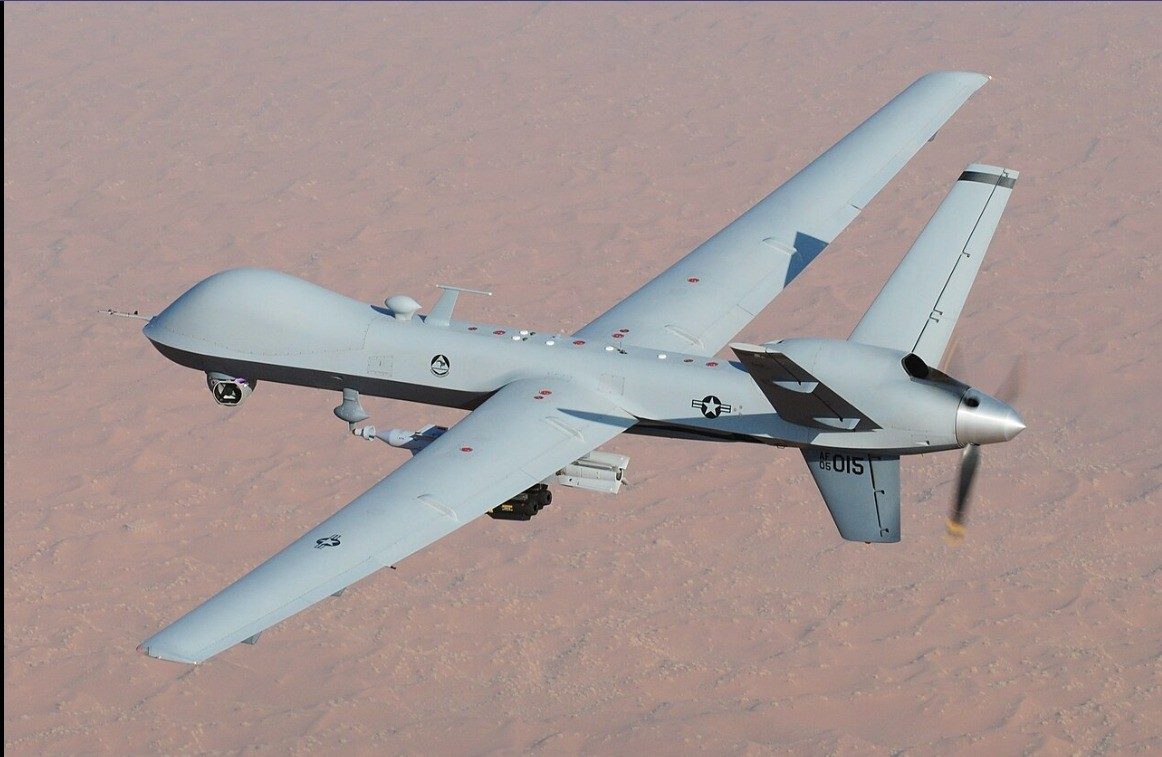
#> input picture DataScience_Cg/day_12/drone_photo.jpg.jpeg, 1162 x 757 px
$ python drone_recognistaion_1_jpg_openCV.py
#> lines starting #> are read from the running program, lines starting #| are printed output that depends on the picture
# 🎬 Scenario: You received a JPG from a drone camera. Before processing, understand its
# dimensions, color space, and pixel type.

# Verify installation
import cv2
print(cv2.__version__)

import numpy as np

# ── READING ───────────────────────────────────────────────────
img = cv2.imread('drone_photo.jpg.jpeg')
#> img is the input picture: shape (757, 1162, 3); mean B, G, R 148, 150.3, 165.2
   # reads as BGR (NOT RGB — OpenCV's historical quirk)

print(img.shape)   # (height, width, channels)
#| (757, 1162, 3)
print(img.dtype)   # uint8
#| uint8

# ── COLOR CONVERSION ──────────────────────────────────────────
gray = cv2.cvtColor(img, cv2.COLOR_BGR2GRAY)
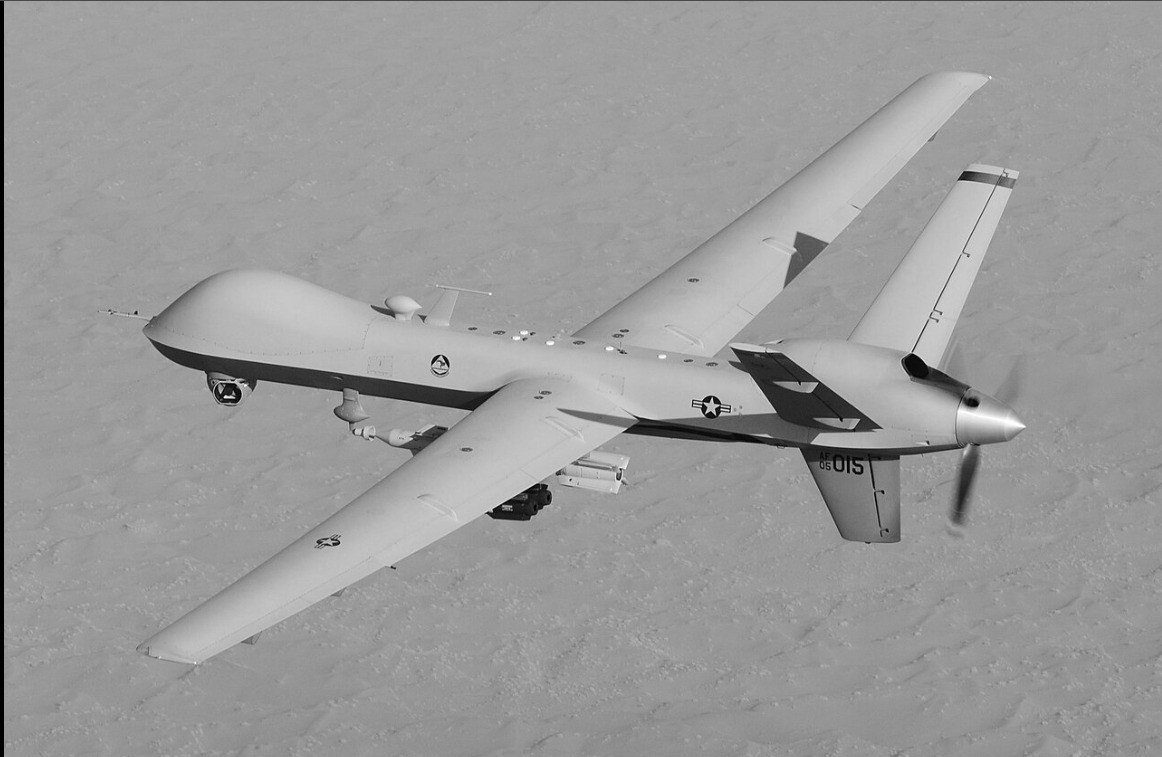
#> gray: shape (757, 1162); min 0, max 255, mean 154.5
hsv = cv2.cvtColor(img, cv2.COLOR_BGR2HSV)
#> hsv: shape (757, 1162, 3); mean H, S, V 30.2, 39.3, 169.2
rgb = cv2.cvtColor(img, cv2.COLOR_BGR2RGB)

# ── RESIZING ──────────────────────────────────────────────────
resized = cv2.resize(img, (224, 224), interpolation=cv2.INTER_LINEAR)
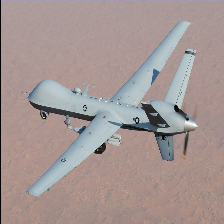
#> resized: shape (224, 224, 3); mean B, G, R 147.8, 150.1, 165

# half size
half = cv2.resize(img, (0,0), fx=0.5, fy=0.5)

# ── NORMALIZATION ─────────────────────────────────────────────
img_float = resized.astype(np.float32) / 255.0

mean = np.array([0.485, 0.456, 0.406])
std = np.array([0.229, 0.224, 0.225])
normalized = (img_float - mean) / std

# ── CROPPING ──────────────────────────────────────────────────
roi = img[100:300, 50:250]
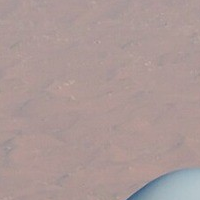
#> roi: shape (200, 200, 3); mean B, G, R 151.1, 153.1, 171.5

# ── ROTATION ──────────────────────────────────────────────────
h, w = img.shape[:2]
#> h = 757; w = 1162
center = (w//2, h//2)
#> center = (581, 378)
M = cv2.getRotationMatrix2D(center, angle=45, scale=1.0)
rot = cv2.warpAffine(img, M, (w, h))
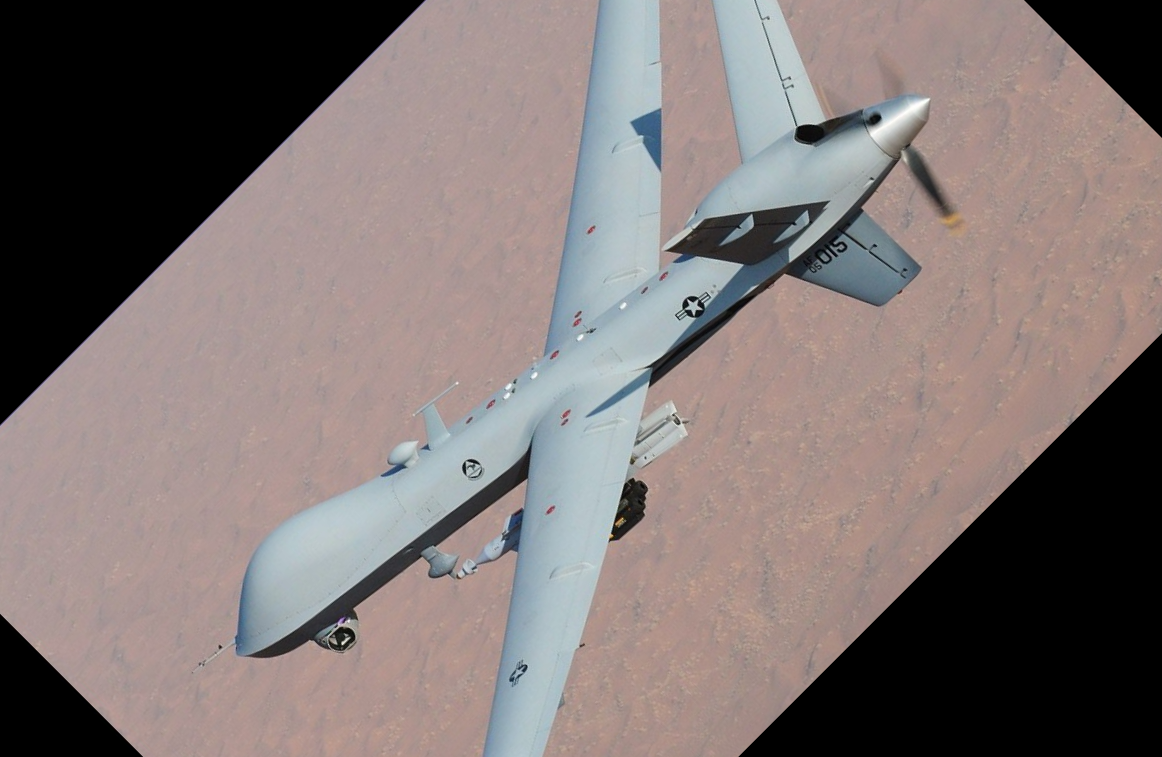
#> rot: shape (757, 1162, 3); mean B, G, R 115.1, 116.7, 127.4

# ── FLIPPING ──────────────────────────────────────────────────
flip_h = cv2.flip(img, 1)
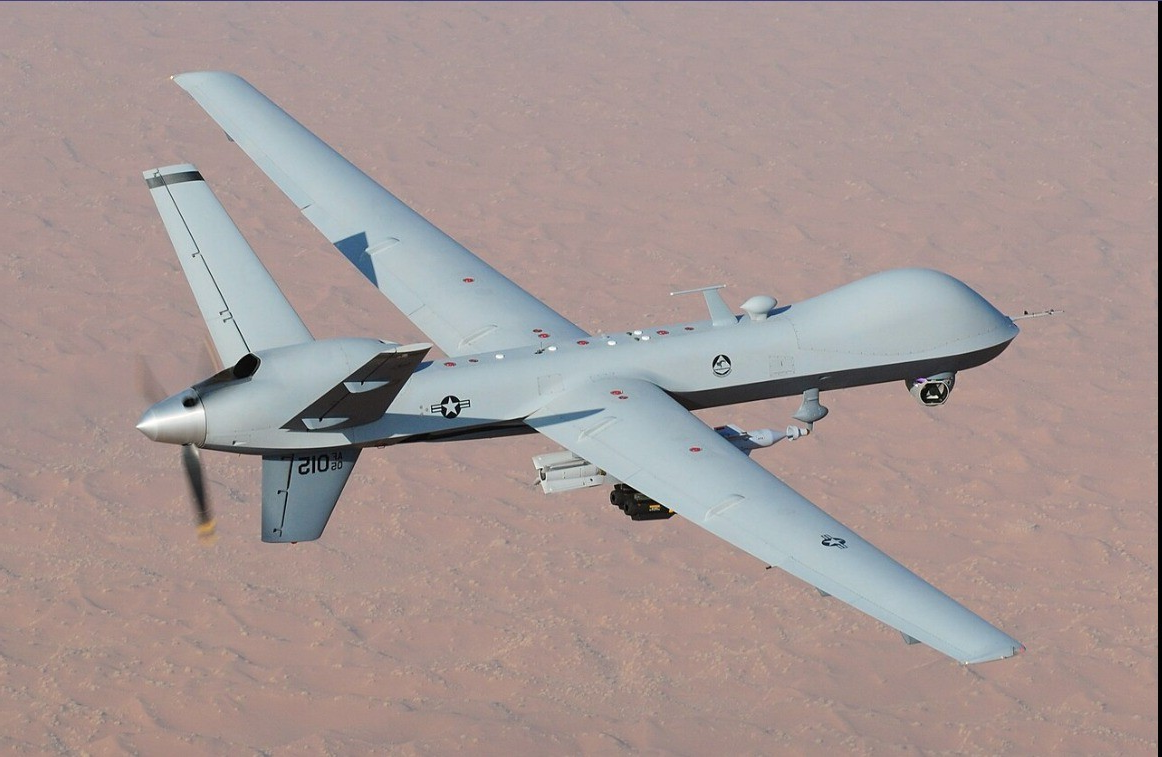
#> flip_h: shape (757, 1162, 3); mean B, G, R 148, 150.3, 165.2
flip_v = cv2.flip(img, 0)
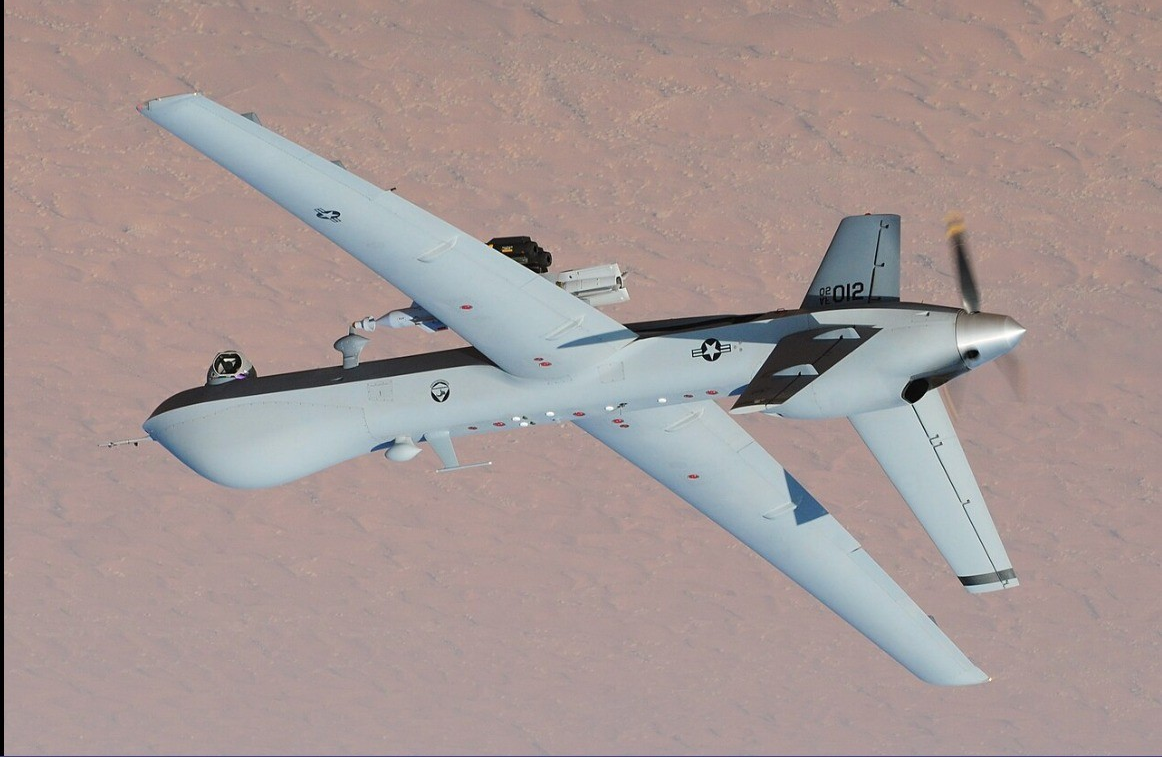
#> flip_v: shape (757, 1162, 3); mean B, G, R 148, 150.3, 165.2

# ── DISPLAY ───────────────────────────────────────────────────
cv2.imshow("Original", img)
cv2.imshow("Resized", resized)
cv2.imshow("Half", half)
cv2.imshow("ROI", roi)
cv2.imshow("Rotated", rot)
cv2.imshow("Flip Horizontal", flip_h)
cv2.imshow("Flip Vertical", flip_v)
cv2.imshow("Gray", gray)
cv2.imshow("HSV", hsv)

cv2.waitKey(0)
cv2.destroyAllWindows()
